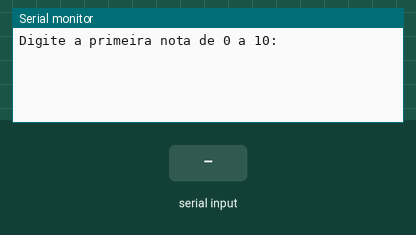
Recording of a sketch running on a simulated Arduino Uno, built with avr-gcc and run on an emulated ATmega328P. Shown: the last lines printed to the serial monitor. The test bench sets the inputs (shaded band).

Above: at 1.2 s.
1.3 s: "90,45,200\n" received over Serial
At 2.67 s:
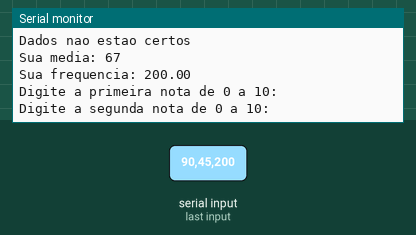
2.8 s: "90,45\n" received over Serial
At 3.6 s:
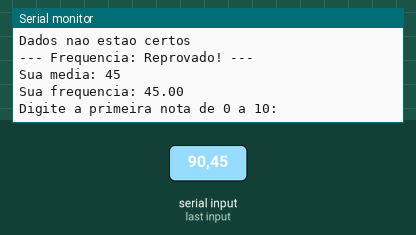
4.3 s: "10\n" received over Serial
At 5.0 s:
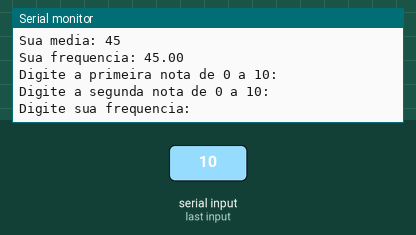

Measured:
- after the input at 1.3 s, the serial monitor: prints a new line at once (image 1)
- after the input at 2.8 s, the serial monitor: prints a new line after 0.05 s (image 2)

The sketch:

avalia_o_de_desempenho_escolar1.ino
```cpp
// C++ code
//
int nota1 = 0;
int nota2 = 0;
int media = 0;
int resultado = 0;
float frequencia = 0;

void setup()
{
  Serial.begin(9600);
}

void loop()
{
  //entrada
  Serial.println("Digite a primeira nota de 0 a 10: ");
  while( ! Serial.available() );
  nota1 = Serial.parseInt();

 Serial.println("Digite a segunda nota de 0 a 10: ");
  while( ! Serial.available() );
  nota2 = Serial.parseInt();

  Serial.println("Digite sua frequencia: ");
  while( ! Serial.available() );
  frequencia = Serial.parseFloat();

   //processamento
  resultado = nota1 + nota2;

  media = resultado / 2;

  if( media >= 0 && media <= 5){
    Serial.println("--- Media: Reprovado ---");
  }
  else if( media >= 6 && media <= 9){
    Serial.println("--- Media: Aprovado ---");
  }
  else if( media == 10){
    Serial.println("--- Media: Aprovado, parabens nota MAXIMA!!! ---");
  }
  else{
    Serial.println("Dados nao estao certos");
  }

  if( frequencia >= 75 && frequencia <= 99 ){
    Serial.println("--- Frequencia: Aprovado ---");
  }
  else if( frequencia == 100){
    Serial.println("--- Frequencia: Parabens!Frequencia MAXIMA!!! ---");
  }
  else if( frequencia < 75 ){
    Serial.println("--- Frequencia: Reprovado! ---");
  }
  else{
    Serial.println("Dados nao estao certos");
  }

  //saida
  Serial.println("Sua media: " + String(media));//copiei do circuito pq nao lembrava
  Serial.println("Sua frequencia: " + String(frequencia));

}
```
